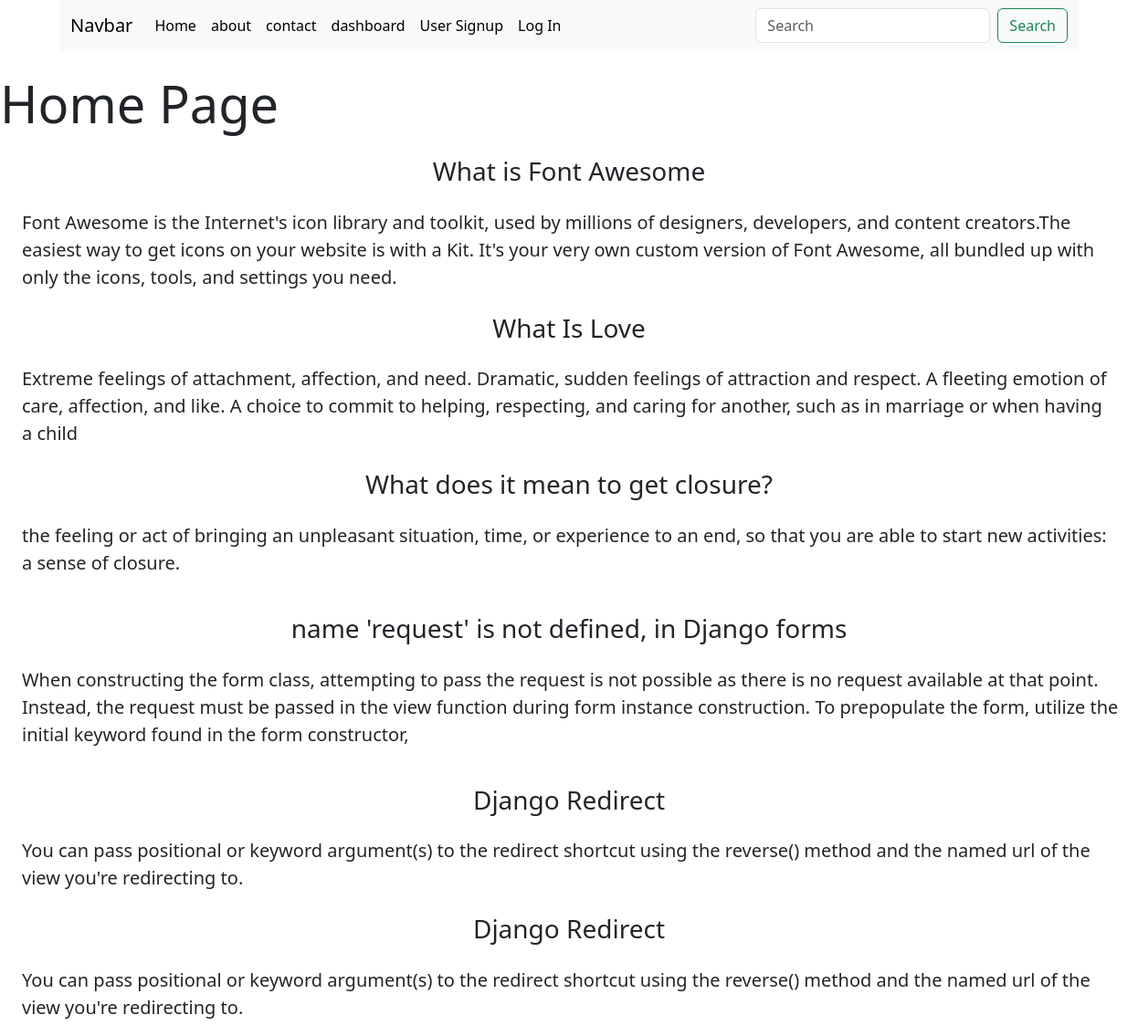
The page / on the database its author committed.
### blog/models.py (models this page shows)
class Post(models.Model):
    title = models.CharField(max_length=100)
    content = models.TextField()

### blog/views.py (the view)
# urls.py: 2. Add a URL to urlpatterns:  path('', views.home, name='home')
def home(request):
    posts = Post.objects.all()
    return render(request, 'blog/home.html', {'posts':posts})

### blog/templates/blog/home.html (shortened to what this page needs)
{% extends 'blog/base.html' %}
{% load static %}
{% block content %}
<div class="container">
  <div class="col sm-10">
    <div class="jumbotron text-">
        <h1 class="display-4 my-4">Home Page</h1>
        {% for post in posts %}
        <h3 class="text-center font-weight-bold my-4">{{post.title}}</h3>
        <p class="lead mx-4">{{post.content}}</p>
      </div>
      {% endfor %}
{% endblock content %}

### blog/templates/blog/base.html (shortened to what this page needs)
<!DOCTYPE html>
{% load static %}
<html lang="en">
<head>
    <link rel="stylesheet" href="{% static 'blog/css/bootstrap.css' %}">
    <link rel="stylesheet" href="{% static 'blog/css/style.css' %}">
</head>
<body>
    <div class="container">
       {% include 'blog/navbar.html' %}
    </div>
    <div class="row">
        {% block content %}
        {% endblock content %}
</body>
</html>

### blog/templates/blog/navbar.html (shortened to what this page needs)
<nav class="navbar navbar-expand-lg bg-body-tertiary">
    <div class="container-fluid">
      <a class="navbar-brand" href="#">Navbar</a>
      <div class="collapse navbar-collapse" id="navbarSupportedContent">
        <ul class="navbar-nav me-auto mb-2 mb-lg-0">
          <li class="nav-item">
            <a class="nav-link active" aria-current="page" href="/">Home</a>
          </li>
          <li class="nav-item">
            <a class="nav-link active"  href="{% url 'about' %}">about</a>
          </li>
          <li class="nav-item">
            <a class="nav-link active"  href="{% url 'contact' %}">contact</a>
          </li>
          <li class="nav-item">
            <a class="nav-link active"  href="{% url 'dashboard' %}">dashboard</a>
          </li>
          {% if request.user.is_authenticated  %}
          <li class="nav-item">
            <a class="nav-link active"  href="{% url 'logout' %}">Log Out</a>
          </li>
          {% else %}
          <li class="nav-item">
            <a class="nav-link active"  href="{% url 'signup' %}">User Signup</a>
          </li>
          <li class="nav-item">
            <a class="nav-link active"  href="{% url 'login' %}">Log In</a>
          </li>
          {% endif  %}
        </ul>
        <form class="d-flex" role="search">
          <input class="form-control me-2" type="search" placeholder="Search" aria-label="Search">
          <button class="btn btn-outline-success" type="submit">Search</button>
        </form>
      </div>
    </div>
  </nav>

### rows shown on the page
Post: title "What is Font Awesome", content "Font Awesome is the Internet's icon library and toolkit, used by millions of designers, developers, and content creators.The easiest way to get icons on your website is with a Kit. It's your very own custom version of Font Awesome, all bundled up with only the icons, tools, and settings you need."
Post: title "What Is Love", content "Extreme feelings of attachment, affection, and need. Dramatic, sudden feelings of attraction and respect. A fleeting emotion of care, affection, and like. A choice to commit to helping, respecting, and caring for another, such as in marriage or when having a child"
Post: title "What does it mean to get closure?", content "the feeling or act of bringing an unpleasant situation, time, or experience to an end, so that you are able to start new activities: a sense of closure."
Post: title "name 'request' is not defined, in Django forms", content "When constructing the form class, attempting to pass the request is not possible as there is no request available at that point. Instead, the request must be passed in the view function during form instance construction. To prepopulate the form, utilize the initial keyword found in the form constructor,"
Post: title "Django Redirect", content "You can pass positional or keyword argument(s) to the redirect shortcut using the reverse() method and the named url of the view you're redirecting to."
Post: title "Django Redirect", content "You can pass positional or keyword argument(s) to the redirect shortcut using the reverse() method and the named url of the view you're redirecting to."
